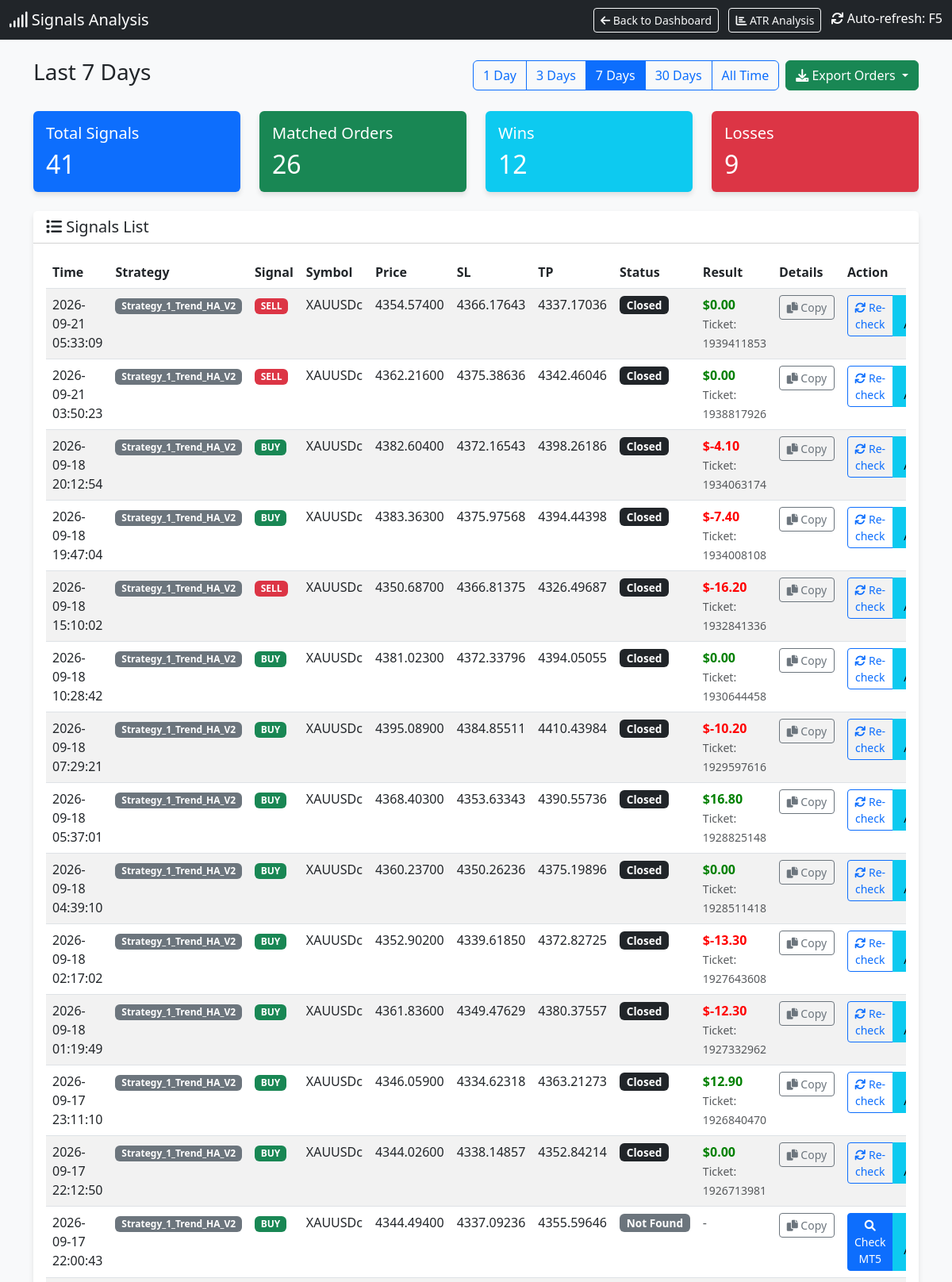
The app's page /signals (upper part) with its own data.
### tables this page shows
CREATE TABLE signals (
                id INTEGER PRIMARY KEY AUTOINCREMENT,
                timestamp DATETIME DEFAULT CURRENT_TIMESTAMP,
                strategy_name TEXT,
                symbol TEXT,
                signal_type TEXT,
                price REAL,
                sl REAL,
                tp REAL,
                indicators TEXT,
                status TEXT
            , account_id INTEGER DEFAULT 0);

CREATE TABLE orders (
                ticket INTEGER PRIMARY KEY,
                strategy_name TEXT,
                symbol TEXT,
                order_type TEXT,
                volume REAL,
                open_price REAL,
                sl REAL,
                tp REAL,
                open_time DATETIME,
                close_price REAL,
                profit REAL,
                comment TEXT
            , account_id INTEGER DEFAULT 0, close_time DATETIME, initial_sl REAL);

### dashboard.py (the view)
@app.route('/signals')
def signals_page():
    cur = get_db().cursor()
    days_param = request.args.get('days', '7')  # Default 7 days
    if days_param == "all":
        days = 36500
        filter_label = "All Time"
    else:
        try:
            days = int(days_param)
            filter_label = f"Last {days} Days"
        except:
            days = 7
            filter_label = "Last 7 Days"
    cutoff_date = datetime.now() - timedelta(days=days)
    cutoff_str = cutoff_date.strftime("%Y-%m-%d %H:%M:%S")
    cur.execute("SELECT * FROM signals WHERE timestamp >= ? ORDER BY timestamp DESC", (cutoff_str,))
    signals = cur.fetchall()
    signals_with_status = []
    for sig in signals:
        signal_dict = dict(sig)
        try:
            sig_timestamp = sig['timestamp']
            if isinstance(sig_timestamp, str):
                try:
                    sig_time = datetime.strptime(sig_timestamp, '%Y-%m-%d %H:%M:%S')
                except:
                    try:
                        sig_time = datetime.strptime(sig_timestamp, '%Y-%m-%d %H:%M:%S.%f')
                    except:
                        sig_time = datetime.fromisoformat(sig_timestamp.replace('Z', '+00:00'))
            else:
                sig_time = datetime.fromtimestamp(sig_timestamp)
            time_lower = (sig_time - timedelta(seconds=30)).strftime('%Y-%m-%d %H:%M:%S')
            time_upper = (sig_time + timedelta(seconds=30)).strftime('%Y-%m-%d %H:%M:%S')
        except Exception as e:
            time_lower = None
            time_upper = None
        matching_order = None
        if time_lower and time_upper:
            try:
                cur.execute("""
                    SELECT * FROM orders
                    WHERE strategy_name = ?
                    AND symbol = ?
                    AND order_type = ?
                    AND open_time BETWEEN ? AND ?
                    ORDER BY ABS(open_price - ?) ASC
                    LIMIT 1
                """, (sig['strategy_name'], sig['symbol'], sig['signal_type'], time_lower, time_upper, sig['price']))
                matching_order = cur.fetchone()
            except Exception as e:
                pass
        if matching_order:
            signal_dict['order_ticket'] = matching_order['ticket']
            signal_dict['order_profit'] = matching_order['profit']
            signal_dict['order_status'] = 'closed' if matching_order['profit'] is not None else 'open'
            signal_dict['has_order'] = True
        else:
            signal_dict['order_ticket'] = None
            signal_dict['order_profit'] = None
            signal_dict['order_status'] = 'not_found'
            signal_dict['has_order'] = False
        signals_with_status.append(signal_dict)
    total_signals = len(signals_with_status)
    matched_orders = len([s for s in signals_with_status if s['has_order']])
    wins = len([s for s in signals_with_status if s['has_order'] and s['order_profit'] is not None and s['order_profit'] > 0])
    losses = len([s for s in signals_with_status if s['has_order'] and s['order_profit'] is not None and s['order_profit'] < 0])
    cur.execute("SELECT DISTINCT strategy_name FROM orders ORDER BY strategy_name")
    strategies = [row['strategy_name'] for row in cur.fetchall()]
    return render_template('signals.html',
                         signals=signals_with_status,
                         total_signals=total_signals,
                         matched_orders=matched_orders,
                         wins=wins,
                         losses=losses,
                         current_filter=days_param,
                         filter_label=filter_label,
                         strategies=strategies)

### dashboard.py (called while the page is built)
def get_db():
    db = getattr(g, '_database', None)
    if db is None:
        db = g._database = sqlite3.connect(DB_PATH)
        db.row_factory = sqlite3.Row
    return db

@app.teardown_appcontext
def close_connection(exception):
    db = getattr(g, '_database', None)
    if db is not None:
        db.close()

### templates/signals.html (shortened to what this page needs)
<!DOCTYPE html>
<html lang="en">
<head>
    <link href="https://cdn.jsdelivr.net/npm/bootstrap@5.3.0/dist/css/bootstrap.min.css" rel="stylesheet">
    <link href="https://cdnjs.cloudflare.com/ajax/libs/font-awesome/6.0.0/css/all.min.css" rel="stylesheet">
</head>
<body>
    <nav class="navbar navbar-dark bg-dark mb-4">
        <div class="container-fluid">
            <span class="navbar-brand mb-0 h1"><i class="fas fa-signal"></i> Signals Analysis</span>
            <div>
                <a href="/" class="btn btn-outline-light btn-sm me-2">
                    <i class="fas fa-arrow-left"></i> Back to Dashboard
                </a>
                <a href="/atr_analysis" class="btn btn-outline-light btn-sm me-2">
                    <i class="fas fa-chart-bar"></i> ATR Analysis
                </a>
                <span class="text-white"><i class="fas fa-sync"></i> Auto-refresh: F5</span>
            </div>
        </div>
    </nav>
    <div class="container mb-4">
        <div class="d-flex justify-content-between align-items-center">
            <h3>{{ filter_label }}</h3>
            <div class="d-flex gap-2">
                <div class="btn-group" role="group">
                    <a href="/signals?days=1" class="btn btn-outline-primary {% if current_filter == '1' %}active{% endif %}">1 Day</a>
                    <a href="/signals?days=3" class="btn btn-outline-primary {% if current_filter == '3' %}active{% endif %}">3 Days</a>
                    <a href="/signals?days=7" class="btn btn-outline-primary {% if current_filter == '7' %}active{% endif %}">7 Days</a>
                    <a href="/signals?days=30" class="btn btn-outline-primary {% if current_filter == '30' %}active{% endif %}">30 Days</a>
                    <a href="/signals?days=all" class="btn btn-outline-primary {% if current_filter == 'all' %}active{% endif %}">All Time</a>
                </div>
                <div class="btn-group" role="group">
                    <button type="button" class="btn btn-success dropdown-toggle" data-bs-toggle="dropdown" aria-expanded="false" title="Export orders to CSV">
                        <i class="fas fa-download"></i> Export Orders
                    </button>
                </div>
            </div>
        </div>
    </div>
    <div class="container">
        <div class="row mb-4">
            <div class="col-md-3">
                <div class="card bg-primary text-white">
                    <div class="card-body">
                        <h5 class="card-title">Total Signals</h5>
                        <h2 class="card-text">{{ total_signals }}</h2>
                    </div>
                </div>
            </div>
            <div class="col-md-3">
                <div class="card bg-success text-white">
                    <div class="card-body">
                        <h5 class="card-title">Matched Orders</h5>
                        <h2 class="card-text">{{ matched_orders }}</h2>
                    </div>
                </div>
            </div>
            <div class="col-md-3">
                <div class="card bg-info text-white">
                    <div class="card-body">
                        <h5 class="card-title">Wins</h5>
                        <h2 class="card-text">{{ wins }}</h2>
                    </div>
                </div>
            </div>
            <div class="col-md-3">
                <div class="card bg-danger text-white">
                    <div class="card-body">
                        <h5 class="card-title">Losses</h5>
                        <h2 class="card-text">{{ losses }}</h2>
                    </div>
                </div>
            </div>
        </div>
        <div class="card">
            <div class="card-header bg-white">
                <h5 class="mb-0"><i class="fas fa-list"></i> Signals List</h5>
            </div>
            <div class="card-body">
                <div class="table-responsive">
                    <table class="table table-hover table-striped">
                        <thead>
                            <tr>
                                <th>Time</th>
                                <th>Strategy</th>
                                <th>Signal</th>
                                <th>Symbol</th>
                                <th>Price</th>
                                <th>SL</th>
                                <th>TP</th>
                                <th>Status</th>
                                <th>Result</th>
                                <th>Details</th>
                                <th>Action</th>
                            </tr>
                        </thead>
                        <tbody>
                            {% for sig in signals %}
                            <tr class="signal-row" id="signal-row-{{ sig.id }}">
                                <td>{{ sig.timestamp }}</td>
                                <td><span class="badge bg-secondary">{{ sig.strategy_name }}</span></td>
                                <td>
                                    {% if sig.signal_type == 'BUY' %}
                                    <span class="badge badge-buy">BUY</span>
                                    {% else %}
                                    <span class="badge badge-sell">SELL</span>
                                    {% endif %}
                                </td>
                                <td>{{ sig.symbol }}</td>
                                <td>{{ "%.5f"|format(sig.price) }}</td>
                                <td>{{ "%.5f"|format(sig.sl) if sig.sl else '-' }}</td>
                                <td>{{ "%.5f"|format(sig.tp) if sig.tp else '-' }}</td>
                                <td id="status-{{ sig.id }}">
                                    {% if sig.has_order %}
                                        {% if sig.order_status == 'closed' %}
                                            <span class="badge bg-dark status-badge">Closed</span>
                                        {% else %}
                                            <span class="badge bg-warning status-badge">Open</span>
                                        {% endif %}
                                    {% else %}
                                        <span class="badge bg-secondary status-badge">Not Found</span>
                                    {% endif %}
                                </td>
                                <td id="result-{{ sig.id }}">
                                    {% if sig.has_order and sig.order_profit is not none %}
                                        <span class="{% if sig.order_profit >= 0 %}profit-pos{% else %}profit-neg{% endif %}">
                                            ${{ "%.2f"|format(sig.order_profit) }}
                                        </span>
                                        <br>
                                        <small class="text-muted">Ticket: {{ sig.order_ticket }}</small>
                                    {% elif sig.has_order %}
                                        <span class="text-muted">Running...</span>
                                    {% else %}
                                        <span class="text-muted">-</span>
                                    {% endif %}
                                </td>
                                <td id="details-{{ sig.id }}">
                                    <button class="btn btn-sm btn-outline-secondary copy-details-btn"
                                            data-signal-id="{{ sig.id }}"
                                            data-signal-data='{{ sig|tojson }}'
                                            title="Copy signal details">
                                        <i class="fas fa-copy"></i> Copy
                                    </button>
                                </td>
                                <td id="action-{{ sig.id }}">
                                    <div class="btn-group" role="group">
                                        {% if not sig.has_order %}
                                            <button class="btn btn-sm btn-primary check-mt5-btn" data-signal-id="{{ sig.id }}">
                                                <i class="fas fa-search"></i> Check MT5
                                            </button>
                                        {% else %}
                                            <button class="btn btn-sm btn-outline-primary check-mt5-btn" data-signal-id="{{ sig.id }}">
                                                <i class="fas fa-sync"></i> Re-check
                                            </button>
                                        {% endif %}
                                        <button class="btn btn-sm btn-info analyze-signal-btn" data-signal-id="{{ sig.id }}" title="Analyze signal">
                                        </button>
                                    </div>
                                </td>
                            </tr>
                            {% endfor %}
                        </tbody>
                    </table>
                </div>
            </div>
        </div>
    </div>
</body>
</html>

### templates/signals.html (style rules this page uses)
body { background-color: #f8f9fa; }
.card { box-shadow: 0 4px 6px rgba(0, 0, 0, 0.1); border: none; }
.profit-pos { color: green; font-weight: bold; }
.profit-neg { color: red; font-weight: bold; }
.badge-buy { background-color: #198754; }
.badge-sell { background-color: #dc3545; }
.status-badge { font-size: 0.85em; padding: 0.35em 0.65em; }
.signal-row { transition: background-color 0.2s; }
.copy-details-btn { min-width: 70px; }
.analyze-signal-btn { min-width: 80px; }

### records on screen
signals: timestamp "2026-09-21 05:33:09", strategy_name "Strategy_1_Trend_HA_V2", symbol "XAUUSDc", price "4354.57400", sl "4366.17643", tp "4337.17036"
orders: order_profit "0.00", order_ticket "1939411853"
signals: timestamp "2026-09-21 03:50:23", strategy_name "Strategy_1_Trend_HA_V2", symbol "XAUUSDc", price "4362.21600", sl "4375.38636", tp "4342.46046"
orders: order_profit "0.00", order_ticket "1938817926"
signals: timestamp "2026-09-18 20:12:54", strategy_name "Strategy_1_Trend_HA_V2", symbol "XAUUSDc", price "4382.60400", sl "4372.16543", tp "4398.26186"
orders: order_profit "-4.10", order_ticket "1934063174"
signals: timestamp "2026-09-18 19:47:04", strategy_name "Strategy_1_Trend_HA_V2", symbol "XAUUSDc", price "4383.36300", sl "4375.97568", tp "4394.44398"
orders: order_profit "-7.40", order_ticket "1934008108"
signals: timestamp "2026-09-18 15:10:02", strategy_name "Strategy_1_Trend_HA_V2", symbol "XAUUSDc", price "4350.68700", sl "4366.81375", tp "4326.49687"
orders: order_profit "-16.20", order_ticket "1932841336"
signals: timestamp "2026-09-18 10:28:42", strategy_name "Strategy_1_Trend_HA_V2", symbol "XAUUSDc", price "4381.02300", sl "4372.33796", tp "4394.05055"
orders: order_profit "0.00", order_ticket "1930644458"
signals: timestamp "2026-09-18 07:29:21", strategy_name "Strategy_1_Trend_HA_V2", symbol "XAUUSDc", price "4395.08900", sl "4384.85511", tp "4410.43984"
orders: order_profit "-10.20", order_ticket "1929597616"
signals: timestamp "2026-09-18 05:37:01", strategy_name "Strategy_1_Trend_HA_V2", symbol "XAUUSDc", price "4368.40300", sl "4353.63343", tp "4390.55736"
orders: order_profit "16.80", order_ticket "1928825148"
signals: timestamp "2026-09-18 04:39:10", strategy_name "Strategy_1_Trend_HA_V2", symbol "XAUUSDc", price "4360.23700", sl "4350.26236", tp "4375.19896"
orders: order_profit "0.00", order_ticket "1928511418"
signals: timestamp "2026-09-18 02:17:02", strategy_name "Strategy_1_Trend_HA_V2", symbol "XAUUSDc", price "4352.90200", sl "4339.61850", tp "4372.82725"
orders: order_profit "-13.30", order_ticket "1927643608"
signals: timestamp "2026-09-18 01:19:49", strategy_name "Strategy_1_Trend_HA_V2", symbol "XAUUSDc", price "4361.83600", sl "4349.47629", tp "4380.37557"
orders: order_profit "-12.30", order_ticket "1927332962"
signals: timestamp "2026-09-17 23:11:10", strategy_name "Strategy_1_Trend_HA_V2", symbol "XAUUSDc", price "4346.05900", sl "4334.62318", tp "4363.21273"
orders: order_profit "12.90", order_ticket "1926840470"
signals: timestamp "2026-09-17 22:12:50", strategy_name "Strategy_1_Trend_HA_V2", symbol "XAUUSDc", price "4344.02600", sl "4338.14857", tp "4352.84214"
orders: order_profit "0.00", order_ticket "1926713981"
signals: timestamp "2026-09-17 22:00:43", strategy_name "Strategy_1_Trend_HA_V2", signal_type "BUY", symbol "XAUUSDc", price "4344.49400", sl "4337.09236", tp "4355.59646", shows "Not Found"

### other values on screen
{{ filter_label }} "Last 7 Days"
{{ total_signals }} "41"
{{ matched_orders }} "26"
{{ wins }} "12"
{{ losses }} "9"
